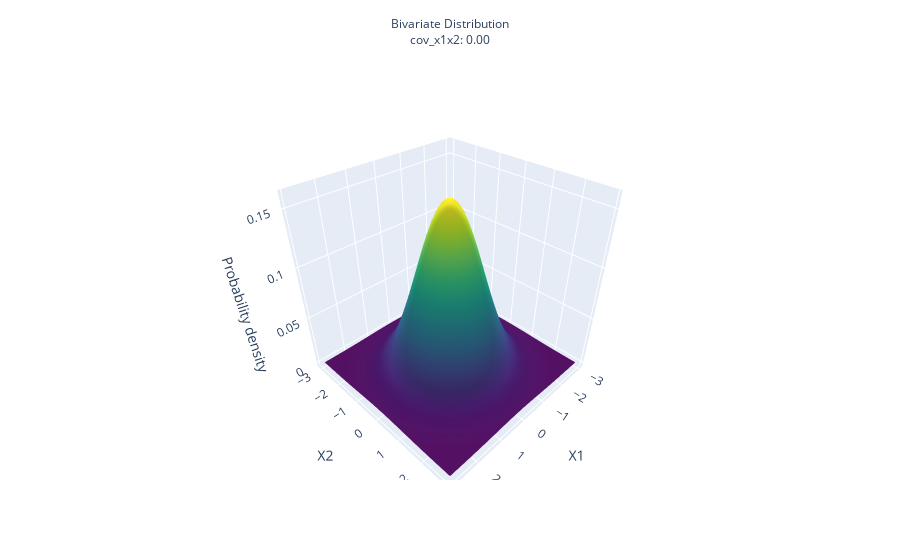

The code cell stored with this chart in its notebook:
### Code cell
fig = go.Figure(
    go.Surface(z=zero_cov_res[2], x=x1, y=x2, colorscale="Viridis", showscale=False)
)
fig.update_layout(
    {
        "title": dict(
            text=f"Bivariate Distribution<br>cov_x1x2: {zero_cov[0][1]:.2f}",
            y=0.95,
            x=0.5,
            xanchor="center",
            yanchor="top",
            font=dict(size=12),
        ),
        "scene": dict(
            xaxis=dict(title="X1"),
            yaxis=dict(title="X2"),
            zaxis=dict(title="Probability density"),
        ),
        "xaxis": dict(title="Values"),
        "yaxis": dict(title="Probability Density"),
    }
)
fig.write_html(os.path.join(SAVE_PLOT_DIR, "bivariate_zero_covariance_density.html"))
fig.write_image(os.path.join(SAVE_PLOT_DIR, "bivariate_zero_covariance_density.png"))
fig.show()

### Figure 1 — Plotly figure (JSON) as saved in the notebook; plotly's stock layout.template omitted (floating-point values rounded to 4 significant figures; data arrays with more than 128 entries replaced by an {"elided": "..."} marker saying what was removed)
{"data": [{"colorscale": [[0, "#440154"], [0.1111, "#482878"], [0.2222, "#3e4989"], [0.3333, "#31688e"], [0.4444, "#26828e"], [0.5556, "#1f9e89"], [0.6667, "#35b779"], [0.7778, "#6ece58"], [0.8889, "#b5de2b"], [1, "#fde725"]], "showscale": false, "type": "surface", "x": {"elided": "60x60 float values"}, "y": {"elided": "60x60 float values"}, "z": {"elided": "60x60 float values"}}], "layout": {"scene": {"xaxis": {"title": {"text": "X1"}}, "yaxis": {"title": {"text": "X2"}}, "zaxis": {"title": {"text": "Probability density"}}}, "title": {"font": {"size": 12}, "text": "Bivariate Distribution<br>cov_x1x2: 0.00", "x": 0.5, "xanchor": "center", "y": 0.95, "yanchor": "top"}, "xaxis": {"title": {"text": "Values"}}, "yaxis": {"title": {"text": "Probability Density"}}}}
